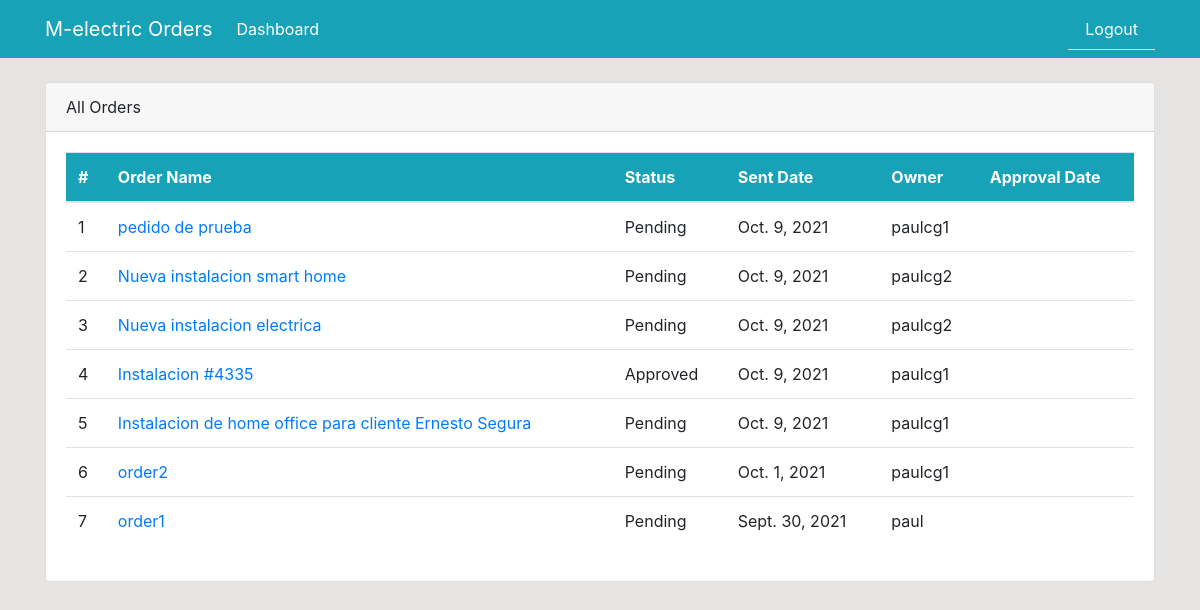
Page /all-orders (signed in) on the earlier database version.
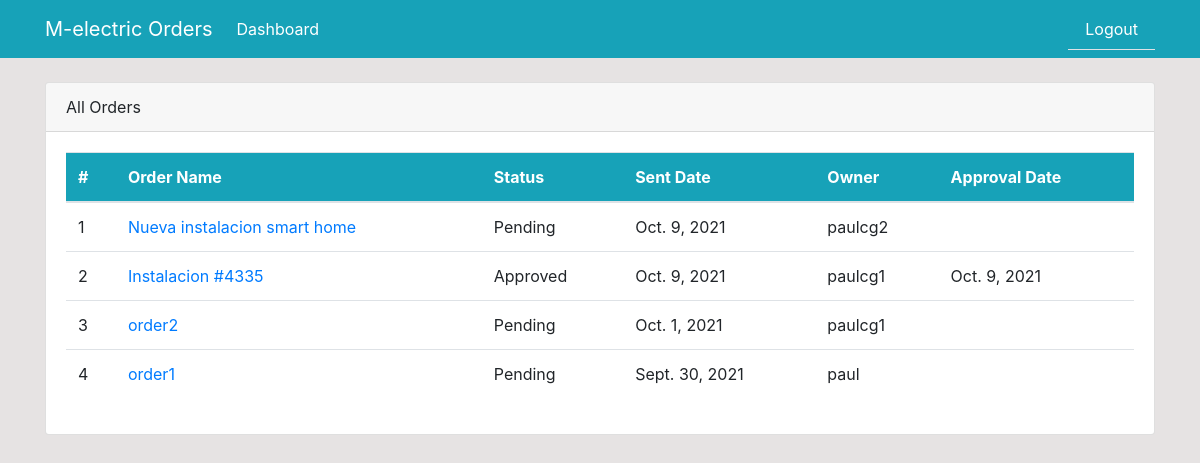
Same page on the later database version.
### dashboard/models.py (models this page shows, shortened)
class Order(models.Model):
	description = models.CharField('Order Description', max_length=100)
	status = models.CharField('Status', max_length=50, choices=STATUS)
	user = models.ForeignKey(User, blank=True, null=True, on_delete=models.CASCADE)
	products = models.ManyToManyField(Product, blank=True, through='ThroughModel')
	created = models.DateTimeField(auto_now_add=True)
	approval_date = models.DateTimeField('Approval Date', blank=True, null=True)

### dashboard/views.py (the view)
# urls.py: path('all-orders', views.all_orders, name='all-orders'),
@login_required
def all_orders(request):
    all_orders = Order.objects.all().order_by('-created')
    return render(request, 'dashboard/all_orders.html', {'all_orders':all_orders})

### templates/dashboard/all_orders.html (shortened to what this page needs)
{% extends 'partials/base.html' %}
{% block content %}
<div class="container">
    <div class="row mt-4">
            <div class="col-md-12">
                <div class="card">
                    <div class="card-header">
                        All Orders
                    </div>
                    <div class="card-body">
                        <table class="table bg-white">
                            <thead class="bg-info text-white">
                                <tr>
                                    <th>#</th>
                                    <th scope="col">Order Name</th>
                                    <th scope="col">Status</th>
                                    <th scope="col">Sent Date</th>
                                    <th scope="col">Owner</th>
                                    <th scope="col">Approval Date</th>
                                </tr>
                            </thead>
                            <tbody>
                                {% for order in all_orders %}
                                <tr>
                                    <td>{{ forloop.counter }}</td>
                                    <td><a href="">{{ order.description }}</a></td>
                                    <td>{{ order.status }}</td>
                                    <td>{{ order.created.date }}</td>
                                    <td>{{ order.user }}</td>
                                    <td>{{ order.approval_date.date }}</td>
                                </tr>
                                {% endfor %}
                            </tbody>
                        </table>
                    </div>
                </div>
            </div>
    </div>
</div>
{% endblock %}

### templates/partials/base.html (shortened to what this page needs)
{% load static %}
<!doctype html>
<html lang="en">
  <head>
    <link rel="stylesheet" href="https://cdn.jsdelivr.net/npm/bootstrap@4.6.0/dist/css/bootstrap.min.css">
    <link rel="stylesheet" href="{% static 'style.css' %}">
  </head>
  <body>
      {% include 'partials/nav.html' %}
      {% block content %}
      {% endblock %}
  </body>
</html>

### templates/partials/nav.html (shortened to what this page needs)
<nav class="navbar navbar-expand-lg navbar-info bg-info">
    {% if user.is_authenticated %}
    <div class="container">
        <a class="navbar-brand text-white" href="{% url 'index' %}">M-electric Orders</a>
        <div class="collapse navbar-collapse" id="navbarSupportedContent">
            <ul class="navbar-nav mr-auto">
                <li class="nav-item active">
                    <a class="nav-link text-white" href="{% url 'index' %}">Dashboard </a>
                </li>
            </ul>
            <ul class="nav nav-tabs nav-fill">
                <li class="nav-item">
                    <a class="nav-link text-white" href="{% url 'logout' %}">Logout</a>
                </li>
            </ul>
            {% endif %}
        </div>
    </div>
</nav>

### static/style.css (style rules this page uses)
body { background: rgb(230, 227, 227); }

Differences in the rows shown:
removed Order: description "pedido de prueba", status "Pending", created "Oct. 9, 2021", user "paulcg1"
removed Order: description "Nueva instalacion electrica", status "Pending", created "Oct. 9, 2021", user "paulcg2"
removed Order: description "Instalacion de home office para cliente Ernesto Segura", status "Pending", created "Oct. 9, 2021", user "paulcg1"
changed Order "Instalacion #4335": approval_date (not shown) → "Oct. 9, 2021"
